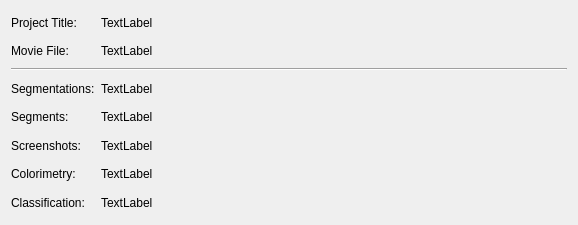
<?xml version="1.0" encoding="UTF-8"?>
<ui version="4.0">
 <class>Form</class>
 <widget class="QWidget" name="Form">
  <property name="geometry">
   <rect>
    <x>0</x>
    <y>0</y>
    <width>578</width>
    <height>225</height>
   </rect>
  </property>
  <property name="windowTitle">
   <string>Form</string>
  </property>
  <layout class="QGridLayout" name="gridLayout">
   <item row="2" column="0" colspan="2">
    <widget class="Line" name="line">
     <property name="orientation">
      <enum>Qt::Horizontal</enum>
     </property>
    </widget>
   </item>
   <item row="3" column="1">
    <widget class="QLabel" name="lbl_Segmentations">
     <property name="text">
      <string>TextLabel</string>
     </property>
    </widget>
   </item>
   <item row="6" column="0">
    <widget class="QLabel" name="label_8">
     <property name="text">
      <string>Colorimetry:</string>
     </property>
    </widget>
   </item>
   <item row="5" column="1">
    <widget class="QLabel" name="lbl_Screenshots">
     <property name="text">
      <string>TextLabel</string>
     </property>
    </widget>
   </item>
   <item row="6" column="1">
    <widget class="QLabel" name="lbl_Colorimetry">
     <property name="text">
      <string>TextLabel</string>
     </property>
    </widget>
   </item>
   <item row="4" column="1">
    <widget class="QLabel" name="lbl_Segments">
     <property name="text">
      <string>TextLabel</string>
     </property>
    </widget>
   </item>
   <item row="0" column="1">
    <widget class="QLabel" name="lbl_ProjectTitle">
     <property name="sizePolicy">
      <sizepolicy hsizetype="Expanding" vsizetype="Preferred">
       <horstretch>0</horstretch>
       <verstretch>0</verstretch>
      </sizepolicy>
     </property>
     <property name="text">
      <string>TextLabel</string>
     </property>
    </widget>
   </item>
   <item row="1" column="0">
    <widget class="QLabel" name="label_2">
     <property name="text">
      <string>Movie File:</string>
     </property>
    </widget>
   </item>
   <item row="4" column="0">
    <widget class="QLabel" name="label_4">
     <property name="text">
      <string>Segments:</string>
     </property>
    </widget>
   </item>
   <item row="3" column="0">
    <widget class="QLabel" name="label_3">
     <property name="text">
      <string>Segmentations:</string>
     </property>
    </widget>
   </item>
   <item row="0" column="0">
    <widget class="QLabel" name="label">
     <property name="text">
      <string>Project Title:</string>
     </property>
    </widget>
   </item>
   <item row="1" column="1">
    <widget class="QLabel" name="lbl_MovieFile">
     <property name="text">
      <string>TextLabel</string>
     </property>
    </widget>
   </item>
   <item row="5" column="0">
    <widget class="QLabel" name="label_7">
     <property name="text">
      <string>Screenshots:</string>
     </property>
    </widget>
   </item>
   <item row="7" column="0">
    <widget class="QLabel" name="label_5">
     <property name="text">
      <string>Classification:</string>
     </property>
    </widget>
   </item>
   <item row="7" column="1">
    <widget class="QLabel" name="lbl_Classification">
     <property name="text">
      <string>TextLabel</string>
     </property>
    </widget>
   </item>
  </layout>
 </widget>
 <resources/>
 <connections/>
</ui>
